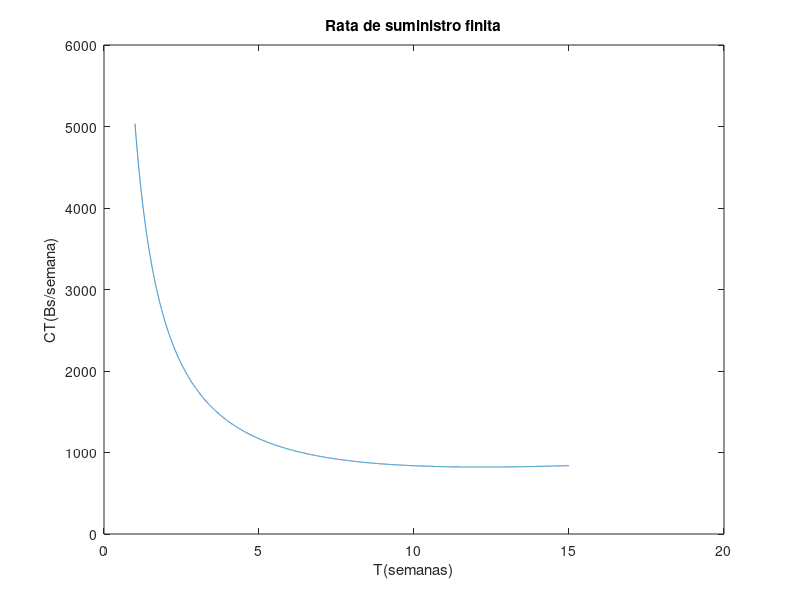
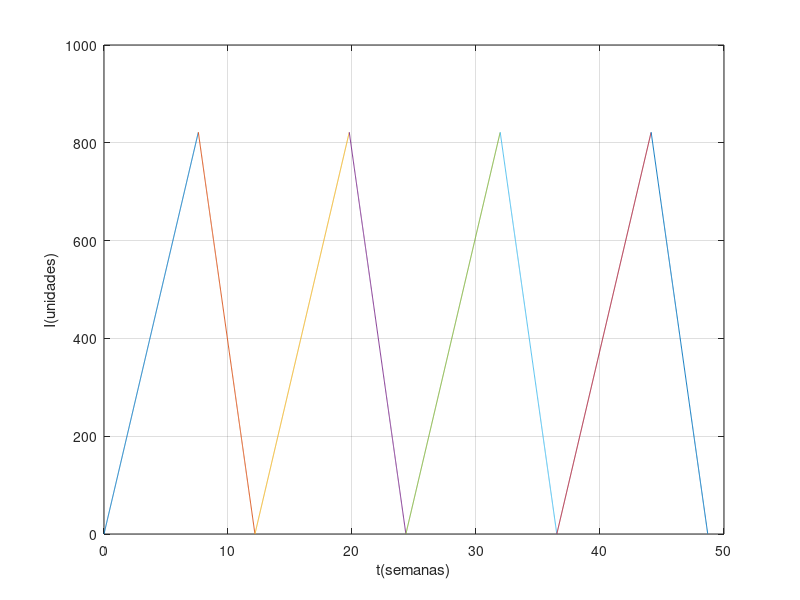

Source code (MATLAB) for these figures, in order:
Co = 5000%Bs/orden
r = 0.005%Bs/(Bs.semana)
C = 200%Bs/unidad
D = 180%unidades/semana
P = 288%unidades/semana

T = [1:0.001:15];%semanas
Imax = (D/P)*T*(P-D);%unidades
Im = Imax/2;%unidades
CO = Co*(1./T);%Bs/semanas
CP = r*C*Im;%Bs/semanas
CT = CO + CP;%Bs/semanas
plot(T,CT)
title("Rata de suministro finita")
xlabel("T(semanas)")
ylabel("CT(Bs/semana)")
[minCT,iminCT] = min(CT)

Topt = T(iminCT)

T = Topt;
it = 0
while it <= 3
  figure (2)
  T1 = (D/P)*T;
  t = [T*it:0.01:T1 + T*it];
  I = t*(P - D) - T*(P - D)*it;
  plot(t,I);hold on
  T2=(1 - D/P)*T;
  Imax = (D/P)*T*(P - D);%unidades
  t = [T1 + (T*it):0.01:T1 + T2 + (T*it)];
  I = -D*t + (Imax + (T1 + (T*it))*D);
  plot(t,I)
  it = it + 1;
endwhile
xlabel "t(semanas)"
ylabel "I(unidades)"
grid
